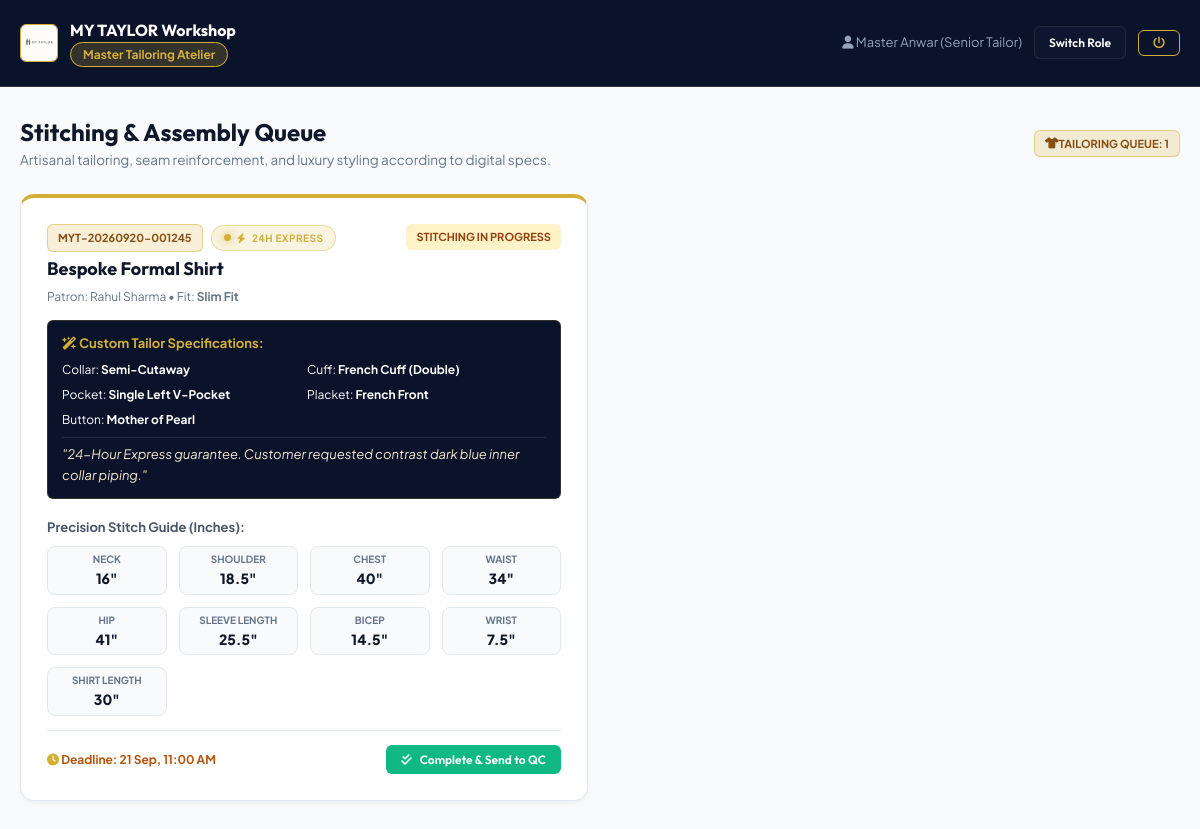
The app's page /portal/tailor.php with its own data.
### tables this page shows
CREATE TABLE IF NOT EXISTS `users` (
  `id` INT AUTO_INCREMENT PRIMARY KEY,
  `name` VARCHAR(120) NOT NULL,
  `email` VARCHAR(150) NOT NULL UNIQUE,
  `mobile` VARCHAR(20) NOT NULL UNIQUE,
  `password_hash` VARCHAR(255) NOT NULL,
  `role` ENUM('customer', 'measurement_executive', 'cutting_staff', 'tailor', 'qc_staff', 'packing_staff', 'delivery_executive', 'admin') NOT NULL DEFAULT 'customer',
  `status` ENUM('active', 'inactive', 'suspended') DEFAULT 'active',
  `gender` ENUM('male', 'female', 'other') DEFAULT NULL,
  `profile_image` VARCHAR(255) DEFAULT NULL,
  `created_at` TIMESTAMP DEFAULT CURRENT_TIMESTAMP,
  `updated_at` TIMESTAMP DEFAULT CURRENT_TIMESTAMP ON UPDATE CURRENT_TIMESTAMP
);

CREATE TABLE IF NOT EXISTS `orders` (
  `id` INT AUTO_INCREMENT PRIMARY KEY,
  `booking_id` VARCHAR(50) NOT NULL UNIQUE,  
  `customer_id` INT NOT NULL,
  `appointment_id` INT DEFAULT NULL,
  `measurement_id` INT DEFAULT NULL,
  `service_id` INT NOT NULL,
  `fabric_source` ENUM('CUSTOMER_PROVIDED', 'MY_TAYLOR_FABRIC') DEFAULT 'MY_TAYLOR_FABRIC',
  `fabric_id` INT DEFAULT NULL,
  `delivery_address_id` INT NOT NULL,
  `priority` ENUM('NORMAL', 'EXPRESS', 'URGENT') DEFAULT 'EXPRESS',
  `is_24h_delivery` TINYINT(1) DEFAULT 1,
  `tailoring_charge` DECIMAL(10, 2) NOT NULL DEFAULT 599.00,
  `fabric_charge` DECIMAL(10, 2) NOT NULL DEFAULT 0.00,
  `measurement_fee` DECIMAL(10, 2) NOT NULL DEFAULT 99.00,
  `express_fee` DECIMAL(10, 2) NOT NULL DEFAULT 199.00,
  `customization_fee` DECIMAL(10, 2) NOT NULL DEFAULT 0.00,
  `discount_amount` DECIMAL(10, 2) NOT NULL DEFAULT 0.00,
  `total_amount` DECIMAL(10, 2) NOT NULL DEFAULT 897.00,
  `payment_method` ENUM('UPI', 'CARD', 'NET_BANKING', 'COD') DEFAULT 'UPI',
  `payment_status` ENUM('PENDING', 'PAID', 'FAILED', 'REFUND_PENDING', 'REFUNDED') DEFAULT 'PAID',
  `order_status` ENUM(
    'ORDER_CREATED',
    'MEASUREMENT_COMPLETED',
    'ORDER_CONFIRMED',
    'FABRIC_READY',
    'CUTTING_ASSIGNED',
    'CUTTING_IN_PROGRESS',
    'CUTTING_COMPLETED',
    'STITCHING_ASSIGNED',
    'STITCHING_IN_PROGRESS',
    'STITCHING_COMPLETED',
    'FINISHING',
    'QUALITY_CHECK',
    'QC_PASSED',
    'PACKING',
    'READY_FOR_DISPATCH',
    'DELIVERY_ASSIGNED',
    'OUT_FOR_DELIVERY',
    'DELIVERED',
    'REWORK',
    'ON_HOLD',
    'CANCELLED'
  ) NOT NULL DEFAULT 'ORDER_CONFIRMED',
  `sla_start_time` DATETIME DEFAULT NULL,
  `sla_deadline` DATETIME DEFAULT NULL,
  `delivered_at` DATETIME DEFAULT NULL,
  `assigned_cutting_id` INT DEFAULT NULL,
  `assigned_tailor_id` INT DEFAULT NULL,
  `assigned_qc_id` INT DEFAULT NULL,
  `assigned_packing_id` INT DEFAULT NULL,
  `assigned_delivery_id` INT DEFAULT NULL,
  `cancellation_reason` VARCHAR(255) DEFAULT NULL,
  `special_instructions` TEXT DEFAULT NULL,
  `created_at` TIMESTAMP DEFAULT CURRENT_TIMESTAMP,
  `updated_at` TIMESTAMP DEFAULT CURRENT_TIMESTAMP ON UPDATE CURRENT_TIMESTAMP,
  FOREIGN KEY (`customer_id`) REFERENCES `users`(`id`) ON DELETE RESTRICT
);

CREATE TABLE IF NOT EXISTS `services` (
  `id` INT AUTO_INCREMENT PRIMARY KEY,
  `category` ENUM('men', 'women', 'custom', 'alteration') NOT NULL,
  `name` VARCHAR(120) NOT NULL,
  `slug` VARCHAR(120) NOT NULL UNIQUE,
  `description` TEXT,
  `base_price` DECIMAL(10, 2) NOT NULL DEFAULT 499.00,
  `express_price` DECIMAL(10, 2) NOT NULL DEFAULT 199.00,
  `measurement_fee` DECIMAL(10, 2) NOT NULL DEFAULT 99.00,
  `is_24h_eligible` TINYINT(1) DEFAULT 1,
  `estimated_hours` INT DEFAULT 24,
  `image_url` VARCHAR(255) DEFAULT NULL,
  `status` ENUM('active', 'inactive') DEFAULT 'active',
  `created_at` TIMESTAMP DEFAULT CURRENT_TIMESTAMP
);

CREATE TABLE IF NOT EXISTS `measurements` (
  `id` INT AUTO_INCREMENT PRIMARY KEY,
  `measurement_code` VARCHAR(50) NOT NULL UNIQUE,  
  `customer_id` INT NOT NULL,
  `garment_category` VARCHAR(80) NOT NULL,  
  `measurements_json` JSON NOT NULL,  
  `fit_preference` ENUM('Slim Fit', 'Regular Fit', 'Comfort Fit', 'Loose Fit') DEFAULT 'Regular Fit',
  `design_specs_json` JSON DEFAULT NULL,  
  `reference_image` VARCHAR(255) DEFAULT NULL,
  `notes` TEXT DEFAULT NULL,
  `created_by_user_id` INT DEFAULT NULL,  
  `is_active_profile` TINYINT(1) DEFAULT 1,
  `created_at` TIMESTAMP DEFAULT CURRENT_TIMESTAMP,
  `updated_at` TIMESTAMP DEFAULT CURRENT_TIMESTAMP ON UPDATE CURRENT_TIMESTAMP,
  FOREIGN KEY (`customer_id`) REFERENCES `users`(`id`) ON DELETE CASCADE
);

### includes/auth.php (called while the page is built, shortened)
<?php
require_once __DIR__ . '/../config/config.php';
function getCurrentUser() {
    if (isset($_SESSION['myt_user_id'])) {
        return [
            'id'     => $_SESSION['myt_user_id'],
            'name'   => $_SESSION['myt_user_name'] ?? 'User',
            'email'  => $_SESSION['myt_user_email'] ?? '',
            'mobile' => $_SESSION['myt_user_mobile'] ?? '',
            'role'   => $_SESSION['myt_user_role'] ?? 'customer'
        ];
    }
    return null;
}

### config/config.php (called while the page is built, shortened)
<?php
function e($str) {
    return htmlspecialchars((string)$str, ENT_QUOTES, 'UTF-8');
}

### portal/tailor.php (the view, shortened to what this page needs)
<?php
require_once __DIR__ . '/../config/config.php';
require_once __DIR__ . '/../includes/auth.php';
$pdo = getDbConnection();
$currentUser = getCurrentUser();
if (!$currentUser || !in_array($currentUser['role'], ['tailor', 'admin'])) {
    $demo = $pdo->query("SELECT * FROM `users` WHERE `role` = 'tailor' LIMIT 1")->fetch();
    $currentUser = getCurrentUser();
}
$orders = $pdo->query("
  SELECT o.*, s.name as service_name, s.category as service_category,
         f.name as fabric_name, f.color as fabric_color,
         m.measurement_code, m.measurements_json, m.fit_preference, m.design_specs_json, m.notes as measurement_notes,
         u.name as customer_name, u.mobile as customer_mobile
  FROM `orders` o
  JOIN `services` s ON o.service_id = s.id
  JOIN `users` u ON o.customer_id = u.id
  LEFT JOIN `fabrics` f ON o.fabric_id = f.id
  LEFT JOIN `measurements` m ON o.measurement_id = m.id
  WHERE o.order_status IN ('CUTTING_COMPLETED', 'STITCHING_ASSIGNED', 'STITCHING_IN_PROGRESS', 'STITCHING_COMPLETED', 'FINISHING', 'REWORK')
  ORDER BY o.priority = 'EXPRESS' DESC, o.sla_deadline ASC
")->fetchAll();
?>
<!DOCTYPE html>
<html lang="en">
<head>
  <link rel="stylesheet" href="https://cdnjs.cloudflare.com/ajax/libs/font-awesome/6.4.2/css/all.min.css">
  <link rel="stylesheet" href="<?= APP_URL ?>/assets/css/style.css">
</head>
<body style="background:#F8FAFC;">
<div class="portal-header">
  <div class="container portal-nav">
    <div style="display:flex; align-items:center; gap:12px;">
      <img src="<?= APP_URL ?>/logo.jpeg" alt="Logo" style="height:38px; border-radius:6px; border:1px solid var(--gold-primary);">
      <div>
        <h3 style="font-size:16px; margin:0; color:#FFFFFF;">MY TAYLOR Workshop</h3>
        <span class="portal-role-tag">Master Tailoring Atelier</span>
      </div>
    </div>
    <div style="display:flex; align-items:center; gap:12px;">
      <span style="font-size:13px; color:var(--text-light-muted);"><i class="fa-solid fa-user"></i> <?= e($currentUser['name']) ?></span>
      <a href="<?= APP_URL ?>/portal/login.php" class="btn btn-dark btn-sm">Switch Role</a>
      <a href="<?= APP_URL ?>/logout.php" class="btn btn-gold-outline btn-sm"><i class="fa-solid fa-power-off"></i></a>
    </div>
  </div>
</div>
<div class="container" style="padding: 30px 20px 80px;">
  <div style="display:flex; justify-content:space-between; align-items:center; margin-bottom:24px;">
    <div>
      <h1 style="font-size:24px; color:#0F172A; margin:0;">Stitching & Assembly Queue</h1>
      <p style="font-size:13.5px; color:var(--text-muted); margin:2px 0 0;">Artisanal tailoring, seam reinforcement, and luxury styling according to digital specs.</p>
    </div>
    <span class="badge-status badge-gold"><i class="fa-solid fa-shirt"></i> Tailoring Queue: <?= count($orders) ?></span>
  </div>
  <div class="grid-2" style="gap:24px;">
    <?php foreach ($orders as $o): ?>
      <?php
        $mJson = json_decode($o['measurements_json'], true) ?: [];
        $dJson = json_decode($o['design_specs_json'], true) ?: [];
      ?>
      <div class="card" style="border-top:4px solid var(--gold-primary);">
        <div style="display:flex; justify-content:space-between; align-items:flex-start; margin-bottom:12px;">
          <div>
            <div style="display:flex; gap:8px; align-items:center;">
              <span class="badge-status badge-gold"><?= e($o['booking_id']) ?></span>
              <span class="badge-24h pulse" style="font-size:10px;"><i class="fa-solid fa-bolt"></i> 24H EXPRESS</span>
            </div>
            <h3 style="font-size:18px; color:#0F172A; margin:6px 0 2px;"><?= e($o['service_name']) ?></h3>
            <span style="font-size:12px; color:var(--text-muted);">Patron: <?= e($o['customer_name']) ?> • Fit: <strong><?= e($o['fit_preference']) ?></strong></span>
          </div>
          <span class="badge-status <?= $o['order_status'] === 'STITCHING_IN_PROGRESS' ? 'badge-amber' : 'badge-teal' ?>">
            <?= str_replace('_', ' ', $o['order_status']) ?>
          </span>
        </div>
        <div style="background:#0B132B; color:#FFFFFF; padding:12px 14px; border-radius:6px; font-size:13px; margin-bottom:14px; border:1px solid var(--border-dark);">
          <strong style="color:var(--gold-primary);"><i class="fa-solid fa-wand-magic-sparkles"></i> Custom Tailor Specifications:</strong>
          <div style="margin-top:6px; display:grid; grid-template-columns:1fr 1fr; gap:6px; font-size:12px;">
            <?php foreach ($dJson as $dk => $dv): ?>
              <div><?= ucfirst($dk) ?>: <strong style="color:#FFFFFF;"><?= e($dv) ?></strong></div>
            <?php endforeach; ?>
          </div>
          <?php if (!empty($o['special_instructions'])): ?>
            <div style="margin-top:8px; padding-top:6px; border-top:1px solid rgba(255,255,255,0.1); color:var(--gold-light); font-style:italic;">
              "<?= e($o['special_instructions']) ?>"
            </div>
          <?php endif; ?>
        </div>
        <div style="margin-bottom:14px;">
          <strong style="font-size:13px; color:#475569;">Precision Stitch Guide (Inches):</strong>
          <div class="measurement-spec-grid" style="margin:8px 0;">
            <?php foreach ($mJson as $mk => $mv): ?>
              <div class="spec-chip" style="padding:4px 8px;">
                <div class="name" style="font-size:10px;"><?= str_replace('_', ' ', $mk) ?></div>
                <div class="val" style="font-size:14px; color:#0F172A;"><?= e($mv) ?>"</div>
              </div>
            <?php endforeach; ?>
          </div>
        </div>
        <div style="display:flex; justify-content:space-between; align-items:center; border-top:1px solid #E2E8F0; padding-top:14px;">
          <span style="font-size:12px; color:#B45309; font-weight:700;">
            <i class="fa-solid fa-clock text-gold"></i> Deadline: <?= date('d M, h:i A', strtotime($o['sla_deadline'] ?? '+24 hours')) ?>
          </span>
          <div style="display:flex; gap:8px;">
            <?php if ($o['order_status'] !== 'STITCHING_IN_PROGRESS' && $o['order_status'] !== 'QUALITY_CHECK'): ?>
              <form action="" method="POST">
                <input type="hidden" name="order_id" value="<?= $o['id'] ?>">
                <input type="hidden" name="action" value="start_stitching">
                <button type="submit" class="btn btn-gold btn-sm"><i class="fa-solid fa-play"></i> Start Stitching</button>
              </form>
            <?php elseif ($o['order_status'] === 'STITCHING_IN_PROGRESS'): ?>
              <form action="" method="POST">
                <button type="submit" class="btn btn-emerald btn-sm"><i class="fa-solid fa-check-double"></i> Complete & Send to QC</button>
              </form>
            <?php else: ?>
              <span style="font-size:12px; color:var(--accent-emerald); font-weight:700;"><i class="fa-solid fa-circle-check"></i> Handed to QC</span>
            <?php endif; ?>
          </div>
        </div>
      </div>
    <?php endforeach; ?>
  </div>
</div>
</body>
</html>

### assets/css/style.css (style rules this page uses)
:root { --font-primary: 'Plus Jakarta Sans', -apple-system, BlinkMacSystemFont, sans-serif; --font-heading: 'Outfit', sans-serif; --font-luxury: 'Playfair Display', Georgia, serif; --bg-primary: #070D1E; --bg-secondary: #0E172F; --bg-card: #141F3C; --bg-card-hover: #1A284D; --bg-light: #F8FAFC; --bg-light-card: #FFFFFF; --text-main: #0F172A; --text-muted: #64748B; --text-light: #F1F5F9; --text-light-muted: #94A3B8; --gold-primary: #D4AF37; --gold-hover: #B89628; --gold-light: #F7E7CE; --gold-gradient: linear-gradient(135deg, #D4AF37 0%, #F3E5AB 50%, #AA771C 100%); --gold-glow: 0 0 25px rgba(212, 175, 55, 0.35); --accent-blue: #2563EB; --accent-cyan: #06B6D4; --accent-emerald: #10B981; --accent-amber: #F59E0B; --accent-rose: #EF4444; --accent-purple: #8B5CF6; --border-dark: rgba(212, 175, 55, 0.2); --border-subtle: rgba(255, 255, 255, 0.08); --border-light: #E2E8F0; --radius-sm: 8px; --radius-md: 14px; --radius-lg: 20px; --radius-full: 9999px; --shadow-sm: 0 2px 4px rgba(0, 0, 0, 0.05); --shadow-md: 0 10px 25px -5px rgba(0, 0, 0, 0.1), 0 8px 10px -6px rgba(0, 0, 0, 0.1); --shadow-lg: 0 20px 35px -5px rgba(0, 0, 0, 0.25); --shadow-gold: 0 10px 30px rgba(212, 175, 55, 0.25); --transition: all 0.25s cubic-bezier(0.4, 0, 0.2, 1); }
* { margin: 0; padding: 0; box-sizing: border-box; }
html { scroll-behavior: smooth; overflow-x: hidden; max-width: 100vw; }
body { font-family: var(--font-primary); background-color: var(--bg-light); color: var(--text-main); line-height: 1.6; -webkit-font-smoothing: antialiased; overflow-x: hidden; width: 100%; max-width: 100vw; }
h1, h2, h3, h4, h5, h6 { font-family: var(--font-heading); font-weight: 700; color: inherit; line-height: 1.25; }
.text-gold { color: var(--gold-primary) !important; }
.container { width: 100%; max-width: 1240px; margin: 0 auto; padding: 0 20px; }
.btn { display: inline-flex; align-items: center; justify-content: center; gap: 8px; padding: 10px 22px; font-size: 14px; font-weight: 600; border-radius: var(--radius-sm); text-decoration: none; cursor: pointer; transition: var(--transition); border: 1px solid transparent; font-family: var(--font-heading); }
.btn-gold-outline { background: transparent; color: var(--gold-primary); border: 1px solid var(--gold-primary); }
.btn-dark { background: #0E172F; color: #FFFFFF; border: 1px solid var(--border-subtle); }
.btn-emerald { background: var(--accent-emerald); color: #FFFFFF; }
.btn-sm { padding: 6px 14px; font-size: 12px; border-radius: 6px; }
.badge-24h { display: inline-flex; align-items: center; gap: 6px; background: rgba(212, 175, 55, 0.15); border: 1px solid rgba(212, 175, 55, 0.4); color: var(--gold-primary); padding: 4px 12px; border-radius: var(--radius-full); font-size: 12px; font-weight: 700; letter-spacing: 0.5px; text-transform: uppercase; }
.badge-24h.pulse::before { content: ''; width: 7px; height: 7px; background: var(--gold-primary); border-radius: 50%; box-shadow: 0 0 10px var(--gold-primary); animation: pulseAnim 1.8s infinite; }
.badge-amber { background: #FEF3C7; color: #92400E; }
.badge-gold { background: rgba(212, 175, 55, 0.2); color: #854D0E; border: 1px solid rgba(212, 175, 55, 0.5); }
.badge-status { display: inline-flex; align-items: center; padding: 4px 10px; border-radius: 6px; font-size: 11px; font-weight: 700; text-transform: uppercase; }
.grid-2 { display: grid; grid-template-columns: repeat(2, 1fr); gap: 30px; }
.card { background: var(--bg-light-card); border-radius: var(--radius-md); border: 1px solid var(--border-light); padding: 26px; box-shadow: var(--shadow-sm); transition: var(--transition); }
.measurement-spec-grid { display: grid; grid-template-columns: repeat(auto-fit, minmax(110px, 1fr)); gap: 12px; margin: 18px 0; }
.spec-chip { background: #F8FAFC; border: 1px solid #E2E8F0; padding: 8px 12px; border-radius: 8px; text-align: center; }
.spec-chip .name { font-size: 11px; color: #64748B; text-transform: uppercase; font-weight: 700; }
.spec-chip .val { font-size: 16px; font-weight: 800; color: #0F172A; }
.portal-header { background: #0B132B; color: #FFFFFF; padding: 20px 0; border-bottom: 1px solid var(--border-dark); }
.portal-nav { display: flex; align-items: center; justify-content: space-between; }
.portal-role-tag { background: rgba(212, 175, 55, 0.2); color: var(--gold-primary); border: 1px solid var(--gold-primary); padding: 4px 12px; border-radius: var(--radius-full); font-size: 12px; font-weight: 700; }

### records on screen
users: name "Master Anwar (Senior Tailor)"
orders: booking "MYT-20260920-001245", service.name "Bespoke Formal Shirt", customer.name "Rahul Sharma", measurement.fit_preference "Slim Fit", order_status "STITCHING IN PROGRESS", dk "Collar", measurement.design_specs_json "Semi-Cutaway", dk "Cuff", measurement.design_specs_json "French Cuff (Double)", dk "Pocket", measurement.design_specs_json "Single Left V-Pocket", dk "Placket", measurement.design_specs_json "French Front", dk "Button", measurement.design_specs_json "Mother of Pearl", special_instructions "24-Hour Express guarantee. Customer requested contrast dark blue inner collar piping.", mk "NECK", measurement.measurements_json "16", mk "SHOULDER", measurement.measurements_json "18.5", mk "CHEST", measurement.measurements_json "40", mk "WAIST", measurement.measurements_json "34", mk "HIP", measurement.measurements_json "41", mk "SLEEVE LENGTH", measurement.measurements_json "25.5", mk "BICEP", measurement.measurements_json "14.5", mk "WRIST", measurement.measurements_json "7.5", mk "SHIRT LENGTH", measurement.measurements_json "30", sla_deadline "21 Sep, 11:00 AM"

### other values on screen
count($orders) "1"
